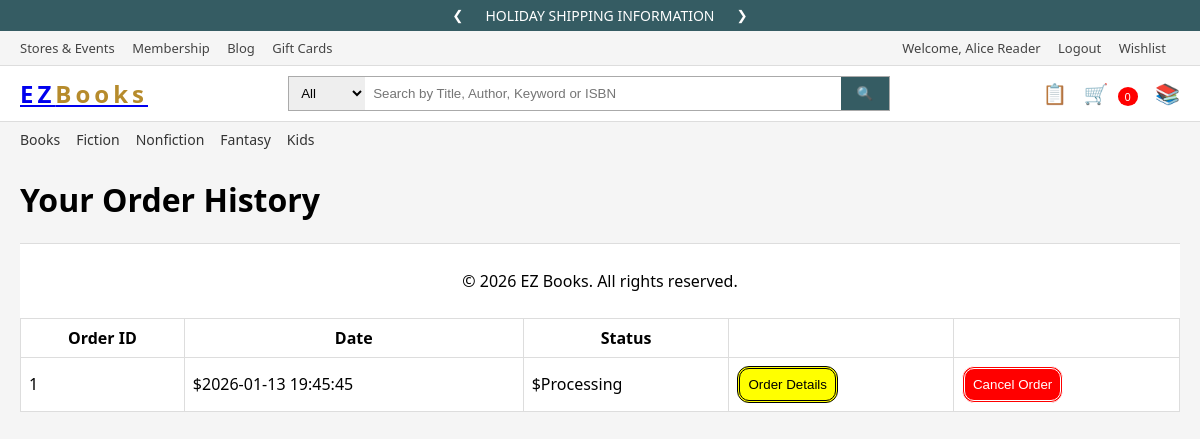
The page /orderhistory.php (signed in) on the database its author committed.
### tables this page shows
CREATE TABLE orders (
    order_id INT AUTO_INCREMENT PRIMARY KEY,
    customer_id INT NOT NULL,
    order_date TIMESTAMP DEFAULT CURRENT_TIMESTAMP,
    status VARCHAR(20) NOT NULL,
    FOREIGN KEY (customer_id) REFERENCES customers(customer_id)
);

### orderhistory.php (the view, shortened to what this page needs)
<?php
require 'db_connect.php';
include 'header.php';
$cid = (int)$_SESSION["customer_id"];
$orderData = [];
$sql = "SELECT	order_id, order_date, status
		FROM	orders
		WHERE	customer_id = ?";
$stmt = $conn->prepare($sql);
$stmt->bind_param("i", $cid);
$stmt->execute();
$rslt = $stmt->get_result();
while ($row = $rslt->fetch_assoc()) {
	$orderData[$row['order_id']] = $row;
}
?>
<h1>Your Order History</h1>
<?php if(empty($orderData)): ?>
  <p>You have not ordered anything yet.</p>
<?php else: ?>
  <table class="cart-table">
    <tr>
      <th>Order ID</th>
      <th>Date</th>
      <th>Status</th>
      <th></th>
      <th></th>
    </tr>
    <?php foreach ($orderData as $item):
      $id = $item['order_id'];
      $date = $item['order_date'];
      $status = $item['status'];
    ?>
    <tr>
        <td><?php echo number_format($id); ?></td>
        <td>$<?php echo htmlspecialchars($date); ?></td>
        <td>$<?php echo $status; ?></td>
        <td>
          <form action = "orderinfo.php" method="post" class="view_details">
            <button style="border: double; background-color: #ffff00; color:#000000; padding:8px; border-radius: 12px" type="submit" name="view_details">Order Details</button>
          </form>
        <td>
        	<?php if(strcmp("Processing", $status) == 0): ?>
	          <form method="post">
	          <button style="border: double; background-color: #ff0000; color:#ffffff; padding:8px; border-radius: 12px" type="submit" name="cancel_order">Cancel Order</button>
	          </form>
            <?php endif; ?>
        </td>
      </tr>
    <?php endforeach; ?>
<?php endif; ?>
<?php include 'footer.php'; ?>

### styles.css (style rules this page uses)
body.home-body { margin: 0; font-family: system-ui, -apple-system, BlinkMacSystemFont, "Segoe UI", Arial, sans-serif; background: #f5f5f5; }
.cart-table { width: 100%; border-collapse: collapse; background: #fff; }
.cart-table th, .cart-table td { border: 1px solid #ddd; padding: 8px; }

### rows shown on the page
orders: order_id "1", order_date "2026-01-13 19:45:45", status "Processing"

### other values the page prints
$_SESSION['full_name'] "Alice Reader"
$cartCount "0"
